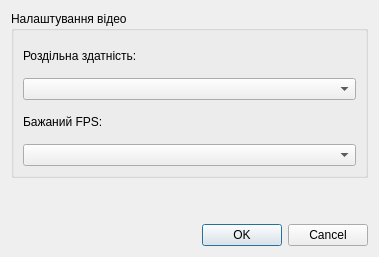
<?xml version="1.0" encoding="UTF-8"?>
<ui version="4.0">
 <class>CaptureSettingsDialog</class>
 <widget class="QDialog" name="CaptureSettingsDialog">
  <property name="windowModality">
   <enum>Qt::WindowModal</enum>
  </property>
  <property name="geometry">
   <rect>
    <x>0</x>
    <y>0</y>
    <width>379</width>
    <height>257</height>
   </rect>
  </property>
  <property name="windowTitle">
   <string>Video Settings Dialog</string>
  </property>
  <layout class="QVBoxLayout" name="verticalLayout">
   <item>
    <widget class="QGroupBox" name="groupBox_2">
     <property name="title">
      <string>Налаштування відео</string>
     </property>
     <layout class="QGridLayout" name="gridLayout_2">
      <item row="0" column="0" colspan="2">
       <widget class="QLabel" name="label_8">
        <property name="text">
         <string>Роздільна здатність:</string>
        </property>
       </widget>
      </item>
      <item row="3" column="0" colspan="2">
       <widget class="QComboBox" name="fpsBox"/>
      </item>
      <item row="2" column="0" colspan="2">
       <widget class="QLabel" name="label_6">
        <property name="text">
         <string>&lt;html&gt;&lt;head/&gt;&lt;body&gt;&lt;p&gt;Бажаний FPS:&lt;/p&gt;&lt;/body&gt;&lt;/html&gt;</string>
        </property>
       </widget>
      </item>
      <item row="1" column="0" colspan="2">
       <widget class="QComboBox" name="resolutionBox"/>
      </item>
     </layout>
    </widget>
   </item>
   <item>
    <spacer name="verticalSpacer">
     <property name="orientation">
      <enum>Qt::Vertical</enum>
     </property>
     <property name="sizeType">
      <enum>QSizePolicy::Preferred</enum>
     </property>
     <property name="sizeHint" stdset="0">
      <size>
       <width>20</width>
       <height>40</height>
      </size>
     </property>
    </spacer>
   </item>
   <item>
    <widget class="QDialogButtonBox" name="buttonBox">
     <property name="orientation">
      <enum>Qt::Horizontal</enum>
     </property>
     <property name="standardButtons">
      <set>QDialogButtonBox::Cancel|QDialogButtonBox::Ok</set>
     </property>
    </widget>
   </item>
  </layout>
 </widget>
 <resources/>
 <connections>
  <connection>
   <sender>buttonBox</sender>
   <signal>accepted()</signal>
   <receiver>CaptureSettingsDialog</receiver>
   <slot>accept()</slot>
   <hints>
    <hint type="sourcelabel">
     <x>248</x>
     <y>254</y>
    </hint>
    <hint type="destinationlabel">
     <x>157</x>
     <y>274</y>
    </hint>
   </hints>
  </connection>
  <connection>
   <sender>buttonBox</sender>
   <signal>rejected()</signal>
   <receiver>CaptureSettingsDialog</receiver>
   <slot>reject()</slot>
   <hints>
    <hint type="sourcelabel">
     <x>316</x>
     <y>260</y>
    </hint>
    <hint type="destinationlabel">
     <x>286</x>
     <y>274</y>
    </hint>
   </hints>
  </connection>
 </connections>
</ui>
